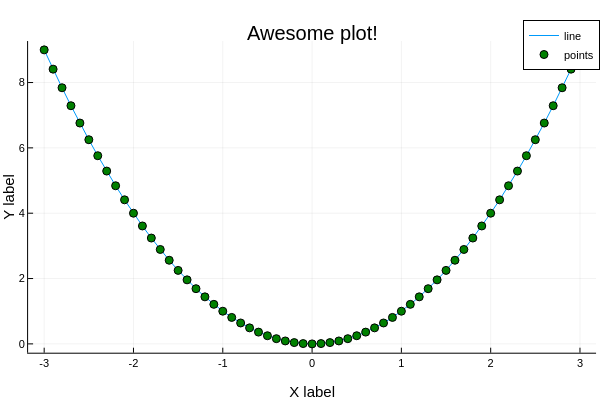

The code cell stored with this chart in its notebook:
### Code cell
# let's try another backend:
# looks the same, but a little more interactive!
plotlyjs()
plot(x, y, label="line")
scatter!(x, y, label="points", color="green")
xlabel!("X label")
ylabel!("Y label")
title!("Awesome plot!")

### Figure 1 — Plotly figure (JSON) as saved in the notebook; plotly's stock layout.template omitted (floating-point values rounded to 4 significant figures)
{"data": [{"colorbar": {"len": 0.8657, "title": "", "x": 0.9934, "y": 0.5087}, "legendgroup": "line", "line": {"color": "rgba(0, 154, 250, 1.000)", "dash": "solid", "shape": "linear", "width": 1}, "mode": "lines", "name": "line", "showlegend": true, "type": "scatter", "x": [-3, -2.9, -2.8, -2.7, -2.6, -2.5, -2.4, -2.3, -2.2, -2.1, -2, -1.9, -1.8, -1.7, -1.6, -1.5, -1.4, -1.3, -1.2, -1.1, -1, -0.9, -0.8, -0.7, -0.6, -0.5, -0.4, -0.3, -0.2, -0.1, 0, 0.1, 0.2, 0.3, 0.4, 0.5, 0.6, 0.7, 0.8, 0.9, 1, 1.1, 1.2, 1.3, 1.4, 1.5, 1.6, 1.7, 1.8, 1.9, 2, 2.1, 2.2, 2.3, 2.4, 2.5, 2.6, 2.7, 2.8, 2.9, 3], "xaxis": "x", "y": [9, 8.41, 7.84, 7.29, 6.76, 6.25, 5.76, 5.29, 4.84, 4.41, 4, 3.61, 3.24, 2.89, 2.56, 2.25, 1.96, 1.69, 1.44, 1.21, 1, 0.81, 0.64, 0.49, 0.36, 0.25, 0.16, 0.09, 0.04, 0.01, 0, 0.01, 0.04, 0.09, 0.16, 0.25, 0.36, 0.49, 0.64, 0.81, 1, 1.21, 1.44, 1.69, 1.96, 2.25, 2.56, 2.89, 3.24, 3.61, 4, 4.41, 4.84, 5.29, 5.76, 6.25, 6.76, 7.29, 7.84, 8.41, 9], "yaxis": "y"}, {"colorbar": {"len": 0.8657, "title": "", "x": 0.9934, "y": 0.5087}, "legendgroup": "points", "marker": {"color": "rgba(0, 128, 0, 1.000)", "line": {"color": "rgba(0, 0, 0, 1.000)", "width": 1}, "size": 8, "symbol": "circle"}, "mode": "markers", "name": "points", "showlegend": true, "type": "scatter", "x": [-3, -2.9, -2.8, -2.7, -2.6, -2.5, -2.4, -2.3, -2.2, -2.1, -2, -1.9, -1.8, -1.7, -1.6, -1.5, -1.4, -1.3, -1.2, -1.1, -1, -0.9, -0.8, -0.7, -0.6, -0.5, -0.4, -0.3, -0.2, -0.1, 0, 0.1, 0.2, 0.3, 0.4, 0.5, 0.6, 0.7, 0.8, 0.9, 1, 1.1, 1.2, 1.3, 1.4, 1.5, 1.6, 1.7, 1.8, 1.9, 2, 2.1, 2.2, 2.3, 2.4, 2.5, 2.6, 2.7, 2.8, 2.9, 3], "xaxis": "x", "y": [9, 8.41, 7.84, 7.29, 6.76, 6.25, 5.76, 5.29, 4.84, 4.41, 4, 3.61, 3.24, 2.89, 2.56, 2.25, 1.96, 1.69, 1.44, 1.21, 1, 0.81, 0.64, 0.49, 0.36, 0.25, 0.16, 0.09, 0.04, 0.01, 0, 0.01, 0.04, 0.09, 0.16, 0.25, 0.36, 0.49, 0.64, 0.81, 1, 1.21, 1.44, 1.69, 1.96, 2.25, 2.56, 2.89, 3.24, 3.61, 4, 4.41, 4.84, 5.29, 5.76, 6.25, 6.76, 7.29, 7.84, 8.41, 9], "yaxis": "y"}], "layout": {"annotations": [{"font": {"color": "rgba(0, 0, 0, 1.000)", "family": "sans-serif", "size": 20}, "rotation": 0, "showarrow": false, "text": "Awesome plot!", "x": 0.5201, "xanchor": "center", "xref": "paper", "y": 1, "yanchor": "top", "yref": "paper"}], "height": 400, "legend": {"bgcolor": "rgba(255, 255, 255, 1.000)", "bordercolor": "rgba(0, 0, 0, 1.000)", "borderwidth": 1, "font": {"color": "rgba(0, 0, 0, 1.000)", "family": "sans-serif", "size": 11}, "title": {"font": {"color": "rgba(0, 0, 0, 1.000)", "family": "sans-serif", "size": 15}, "text": ""}, "tracegroupgap": 0, "traceorder": "normal", "x": 1, "xanchor": "auto", "y": 1, "yanchor": "auto"}, "margin": {"b": 20, "l": 0, "r": 0, "t": 20}, "paper_bgcolor": "rgba(255, 255, 255, 1.000)", "plot_bgcolor": "rgba(255, 255, 255, 1.000)", "showlegend": true, "width": 600, "xaxis": {"anchor": "y", "domain": [0.04684, 0.9934], "gridcolor": "rgba(0, 0, 0, 0.100)", "gridwidth": 0.5, "linecolor": "rgba(0, 0, 0, 1.000)", "mirror": false, "range": [-3.18, 3.18], "showgrid": true, "showline": true, "showticklabels": true, "tickangle": 0, "tickcolor": "rgb(0, 0, 0)", "tickfont": {"color": "rgba(0, 0, 0, 1.000)", "family": "sans-serif", "size": 11}, "tickmode": "array", "ticks": "inside", "ticktext": ["-3", "-2", "-1", "0", "1", "2", "3"], "tickvals": [-3, -2, -1, 0, 1, 2, 3], "title": "X label", "titlefont": {"color": "rgba(0, 0, 0, 1.000)", "family": "sans-serif", "size": 15}, "type": "-", "visible": true, "zeroline": false, "zerolinecolor": "rgba(0, 0, 0, 1.000)"}, "yaxis": {"anchor": "x", "domain": [0.07581, 0.9415], "gridcolor": "rgba(0, 0, 0, 0.100)", "gridwidth": 0.5, "linecolor": "rgba(0, 0, 0, 1.000)", "mirror": false, "range": [-0.27, 9.27], "showgrid": true, "showline": true, "showticklabels": true, "tickangle": 0, "tickcolor": "rgb(0, 0, 0)", "tickfont": {"color": "rgba(0, 0, 0, 1.000)", "family": "sans-serif", "size": 11}, "tickmode": "array", "ticks": "inside", "ticktext": ["0", "2", "4", "6", "8"], "tickvals": [0, 2, 4, 6, 8], "title": "Y label", "titlefont": {"color": "rgba(0, 0, 0, 1.000)", "family": "sans-serif", "size": 15}, "type": "-", "visible": true, "zeroline": false, "zerolinecolor": "rgba(0, 0, 0, 1.000)"}}}
